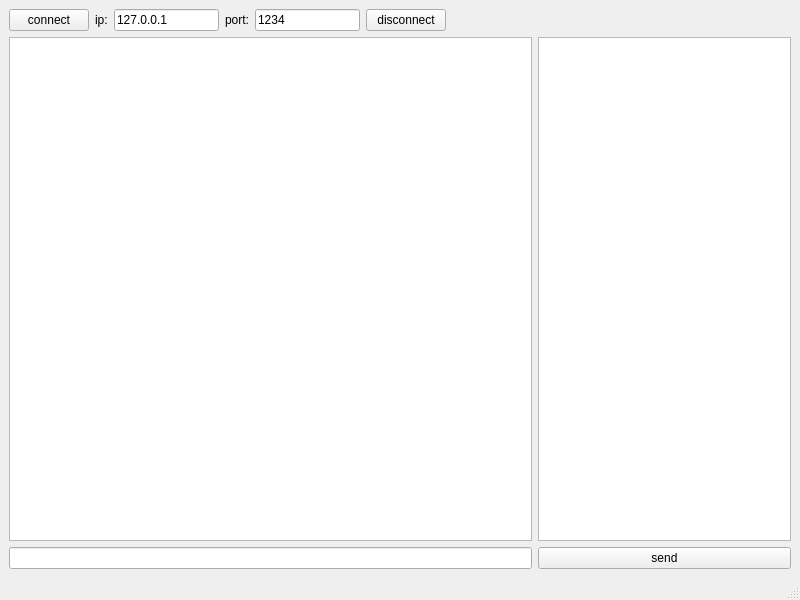
<?xml version="1.0" encoding="UTF-8"?>
<ui version="4.0">
 <class>MainWindow</class>
 <widget class="QMainWindow" name="MainWindow">
  <property name="geometry">
   <rect>
    <x>0</x>
    <y>0</y>
    <width>800</width>
    <height>600</height>
   </rect>
  </property>
  <property name="windowTitle">
   <string>MainWindow</string>
  </property>
  <widget class="QWidget" name="centralwidget">
   <layout class="QGridLayout" name="gridLayout">
    <item row="3" column="0" colspan="8">
     <widget class="QLineEdit" name="mess_le"/>
    </item>
    <item row="1" column="6">
     <spacer name="horizontalSpacer_3">
      <property name="orientation">
       <enum>Qt::Horizontal</enum>
      </property>
      <property name="sizeHint" stdset="0">
       <size>
        <width>40</width>
        <height>20</height>
       </size>
      </property>
     </spacer>
    </item>
    <item row="3" column="9">
     <widget class="QPushButton" name="send_btn">
      <property name="text">
       <string>send</string>
      </property>
     </widget>
    </item>
    <item row="1" column="7">
     <spacer name="horizontalSpacer_4">
      <property name="orientation">
       <enum>Qt::Horizontal</enum>
      </property>
      <property name="sizeHint" stdset="0">
       <size>
        <width>40</width>
        <height>20</height>
       </size>
      </property>
     </spacer>
    </item>
    <item row="1" column="5">
     <widget class="QPushButton" name="disconnect_btn">
      <property name="text">
       <string>disconnect</string>
      </property>
     </widget>
    </item>
    <item row="1" column="0">
     <widget class="QPushButton" name="connect_btn">
      <property name="text">
       <string>connect</string>
      </property>
     </widget>
    </item>
    <item row="1" column="1">
     <widget class="QLabel" name="label">
      <property name="text">
       <string>ip:</string>
      </property>
     </widget>
    </item>
    <item row="2" column="0" colspan="8">
     <widget class="QTextBrowser" name="textBrowser"/>
    </item>
    <item row="1" column="4">
     <widget class="QLineEdit" name="port_le">
      <property name="text">
       <string>1234</string>
      </property>
     </widget>
    </item>
    <item row="1" column="2">
     <widget class="QLineEdit" name="ip_le">
      <property name="text">
       <string>127.0.0.1</string>
      </property>
     </widget>
    </item>
    <item row="2" column="9">
     <widget class="QListWidget" name="listWidget"/>
    </item>
    <item row="1" column="3">
     <widget class="QLabel" name="label_2">
      <property name="text">
       <string>port:</string>
      </property>
     </widget>
    </item>
   </layout>
  </widget>
  <widget class="QMenuBar" name="menubar">
   <property name="geometry">
    <rect>
     <x>0</x>
     <y>0</y>
     <width>800</width>
     <height>24</height>
    </rect>
   </property>
  </widget>
  <widget class="QStatusBar" name="statusbar"/>
 </widget>
 <resources/>
 <connections/>
</ui>
